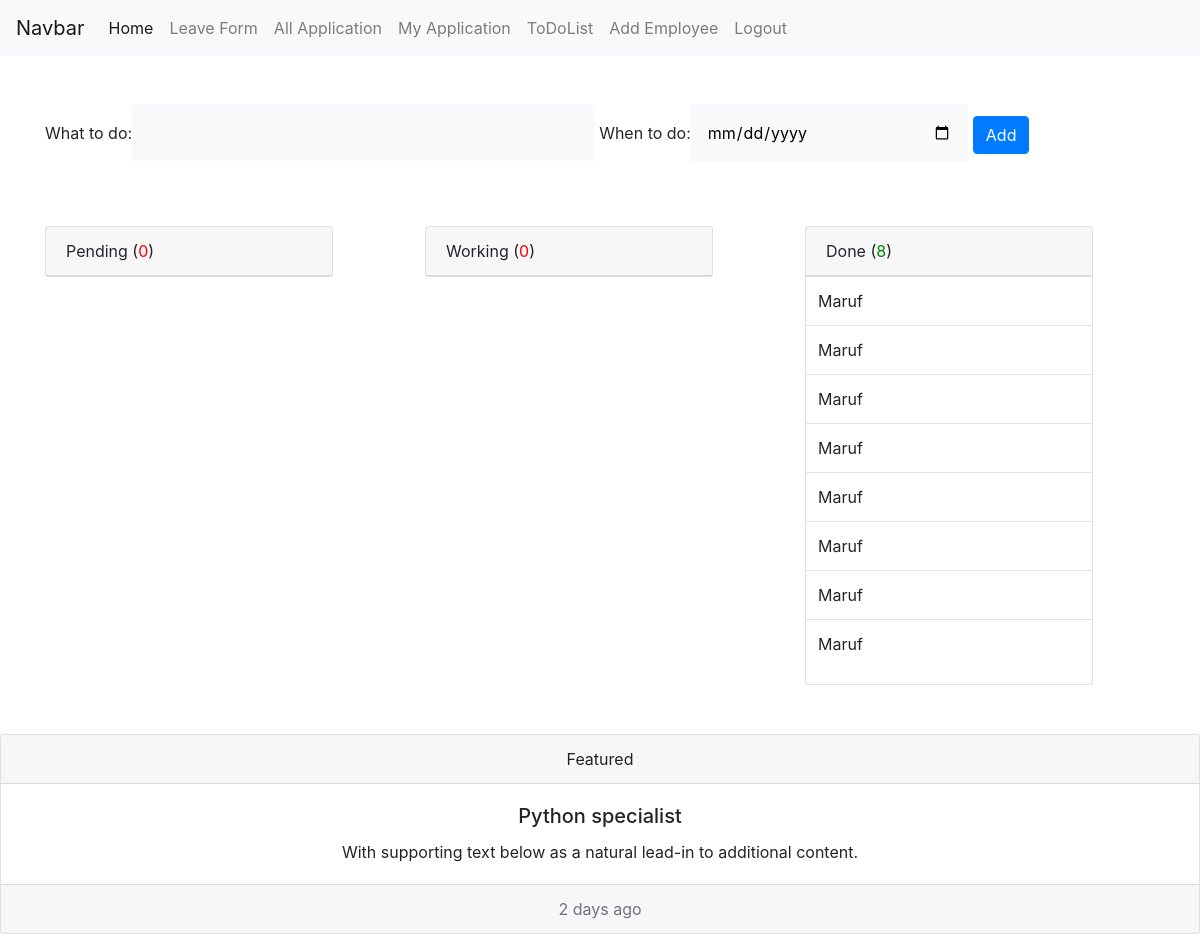
The app's page /todolist (signed in) with its own data.
### emsapp/models.py (models this page shows, shortened)
class TodoList(models.Model):
    user = models.ForeignKey(User, on_delete=models.CASCADE)
    what_to_do = models.TextField(blank=True, null=True,)
    when_to_do = models.DateField(blank=True, null=True)
    pending_status = models.BooleanField(default=True)
    working_status = models.BooleanField(default=False)
    done_status = models.BooleanField(default=False)

### emsapp/views.py (the view)
# urls.py: path('todolist', to_do_list, name='todolist'),
def to_do_list(request):
    my_todo_list_pending = TodoList.objects.filter(user = request.user, pending_status = True)
    my_todo_list_pending_count = my_todo_list_pending.count()
    working_todo_list = TodoList.objects.filter(user = request.user, working_status = True, pending_status = False)
    working_todo_list_count = working_todo_list.count()
    done_todo_list = TodoList.objects.filter(user = request.user, working_status = False, pending_status = False)
    done_todo_list_count = done_todo_list.count()
    form = TodoListForm()
    context = {'my_todo_list_pending':my_todo_list_pending, "my_todo_list_pending_count":my_todo_list_pending_count,
               'working_todo_list':working_todo_list, 'working_todo_list_count':working_todo_list_count,
               'done_todo_list':done_todo_list,
                'done_todo_list_count':done_todo_list_count,
                'form':form
}
    return render(request, 'todolist.html', context)

### emsapp/forms.py
class TodoListForm(forms.ModelForm):
    class Meta:
        model = TodoList
        fields = '__all__'
        exclude= ('user','pending_status', 'working_status', 'done_status')
        widgets = {
            'what_to_do':forms.TextInput(attrs={'class':'form-group form bg-light col-md-5 p-3'}),
            'when_to_do':forms.DateInput(attrs={'type':'date','class':'p-3 form-group bg-light datepicker form col-md-3'})
        }

### emsapp/templatetags/has_group.py (called while the page is built)
@register.filter(name='has_group')
def has_group(user, group_name):
    group = Group.objects.get(name=group_name)
    return True if group in user.groups.all() else False

### templates/todolist.html (shortened to what this page needs)
 {% extends 'base.html' %}
{% block content %}
<div class="container mt-5">
  <div class="row mb-5">
    {% if form %}
    <div class="col-md-12">
      <form action="{% url 'add_todo_list' %}" method="POST">
        {{ form }}
        <button type="submit" class="btn btn-primary">Add</button>
      </form>
      </div>
    </div>
    {% endif %}
  <div class="row">
    <div class="col-md-4">
      <div class="card" style="width: 18rem;">
        {% if my_todo_list_pending_count > 0 %}
            <div class="card-header">
            Pending (<span style="color:green">{{ my_todo_list_pending_count }}</span>)
            </div>
        {% else %}
        <div class="card-header">
          Pending (<span style="color:red">{{ my_todo_list_pending_count }}</span>)
          </div>
            {% endif %}
      </div>
    </div>
    <div class="col-md-4">
      <div class="card" style="width: 18rem;">
        {% if working_todo_list_count > 0 %}
            <div class="card-header">
            Working (<span style="color:green">{{ working_todo_list_count }}</span>)
            </div>
        {% else %}
        <div class="card-header">
          Working (<span style="color:red">{{ working_todo_list_count }}</span>)
          </div>
            {% endif %}
      </div>
    </div>
    <div class="col-md-4">
      <div class="card" style="width: 18rem;">
        {% if done_todo_list_count > 0 %}
            <div class="card-header">
            Done (<span style="color:green">{{ done_todo_list_count }}</span>)
            </div>
            {% else %}
            <div class="card-header">
              Done (<span style="color:red">{{ done_todo_list_count }}</span>)
              </div>
            {% endif %}
        {% if done_todo_list %}
        <table class="table">
          <tbody>
          {% for todo in done_todo_list %}
            <tr>
              <td>{{ todo.user | title }}</td>
            </tr>
            {% endfor %}
          </tbody>
        </table>
        {% endif %}
      </div>
      <div class="col-md-2"></div>
  </div>
</div>
</div>
{% endblock content %}

### static/css/add_employee.css (style rules this page uses)
.form { border: none; padding: 20px; }

### records on screen
TodoList: user "Maruf"
TodoList: user "Maruf"
TodoList: user "Maruf"
TodoList: user "Maruf"
TodoList: user "Maruf"
TodoList: user "Maruf"
TodoList: user "Maruf"
TodoList: user "Maruf"

### other values on screen
{{ my_todo_list_pending_count }} "0"
{{ working_todo_list_count }} "0"
{{ done_todo_list_count }} "8"
